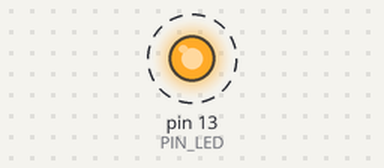
Simulated run of this sketch. Board: Arduino Uno, built with avr-gcc and run on an emulated ATmega328P. Shown: output pins drawn as LEDs (lit = HIGH). Dashed ring = blinking. What the sketch prints to the serial monitor is not drawn.

Above: at 0.5 s.
Timing chart, 0 to 4.6 s (numbered marks = the images above):
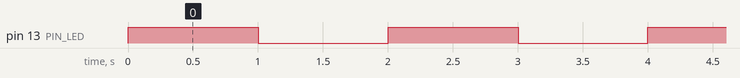

Measured:
- by itself, pin 13 (PIN_LED): alternates HIGH for 1.0 s and LOW for 1.0 s

The sketch:

04_example_3.ino
```cpp
#define PIN_LED 13

unsigned int count, toggle;

void setup() {
  pinMode(PIN_LED, OUTPUT);
  Serial.begin(115200);

  while (!Serial) {
  }

  Serial.println("Hello World!");
  count = 0;
  toggle = 0;
  digitalWrite(PIN_LED, toggle);
}

void loop() {
  Serial.println(count);
  toggle = !toggle;
  digitalWrite(PIN_LED, toggle);
  count++;
  delay(1000);
}

int toggle_state(int toggle) {
  return toggle;
}
```
